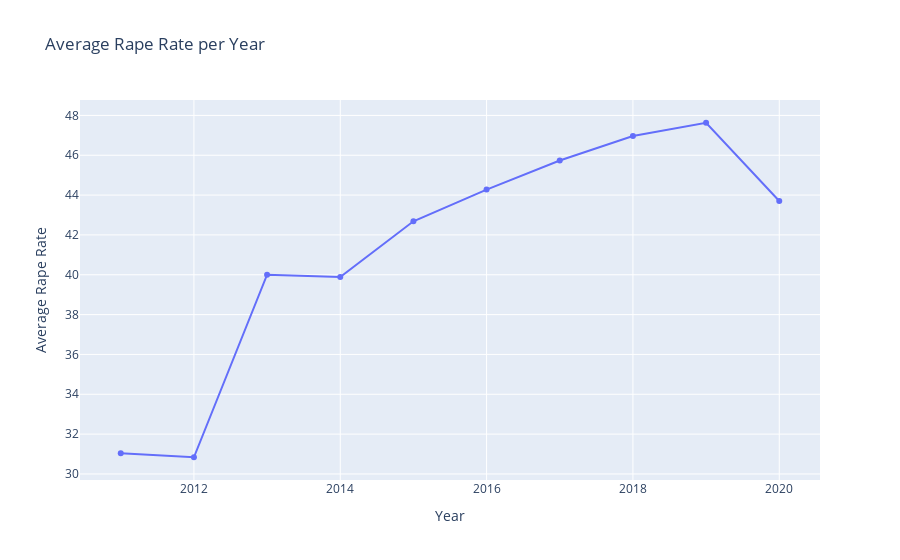

The notebook cell saved with this chart:
### Code cell
import plotly.graph_objs as go

# 创建折线图数据
data = go.Scatter(x=rape_rate_avg.index, y=rape_rate_avg.values)

# 创建布局
layout = go.Layout(title='Average Rape Rate per Year', xaxis=dict(title='Year'), yaxis=dict(title='Average Rape Rate'))

# 绘制折线图
fig = go.Figure(data=[data], layout=layout)
fig.show()

### Figure 1 — Plotly figure (JSON) as saved in the notebook; plotly's stock layout.template omitted (floating-point values rounded to 4 significant figures)
{"data": [{"type": "scatter", "x": [2011, 2012, 2013, 2014, 2015, 2016, 2017, 2018, 2019, 2020], "y": [31.04, 30.84, 40.0, 39.88, 42.69, 44.28, 45.74, 46.97, 47.63, 43.71]}], "layout": {"title": {"text": "Average Rape Rate per Year"}, "xaxis": {"title": {"text": "Year"}}, "yaxis": {"title": {"text": "Average Rape Rate"}}}}
